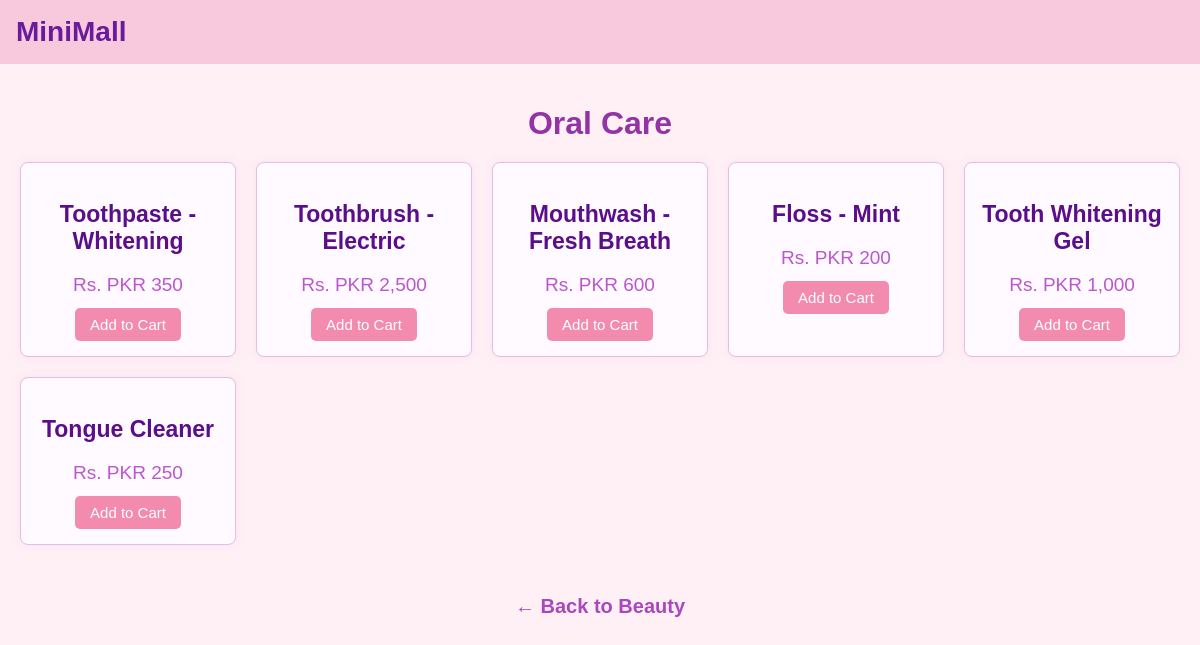
The app's page /beautyphp/oralcare.php with its own data.
### tables this page shows
CREATE TABLE CT_05_Subcategory_Items (
    category_id VARCHAR(10),   
    subcategory_id VARCHAR(10),   
    subcategory_name VARCHAR(100),   
    item_id VARCHAR(10),   
    item_name VARCHAR(100),   
    price VARCHAR(50),   
    PRIMARY KEY (category_id, subcategory_id, item_id),   
    FOREIGN KEY (category_id) REFERENCES category(category_id),   
    FOREIGN KEY (subcategory_id) REFERENCES ct_05_beauty_personal_care(subcategory_id)   
);

### beautyphp/oralcare.php (the view, shortened to what this page needs)
<?php
$conn = new mysqli("localhost", "root", "", "mall");
$sql = "SELECT item_id, item_name, price FROM ct_05_subcategory_items WHERE subcategory_id = 'BP-08'";
$result = $conn->query($sql);
?>
<!DOCTYPE html>
<html lang="en">
<head>
  <link rel="stylesheet" href="items.css" />
</head>
<body>
  <header>
    <div class="logo">MiniMall</div>
  </header>
  <div class="container">
    <h1>Oral Care</h1>
    <div class="subcategory-grid">
      <?php while($row = $result->fetch_assoc()): ?>
        <div class="subcategory-card">
          <h3><?= htmlspecialchars($row['item_name']) ?></h3>
          <p>Rs. <?= htmlspecialchars($row['price']) ?></p>
          <form method="POST" action="../add_to_cart.php">
  <button class="add-to-cart" type="submit">Add to Cart</button>
</form>
        </div>
      <?php endwhile; ?>
    </div>
  </div>
  <nav class="back-home">
    <a href="../beauty.php">← Back to Beauty</a>
  </nav>
</body>
</html>

### beautyphp/items.css (style rules this page uses)
body { font-family: sans-serif; background: #fff0f5; margin: 0; padding: 0; }
header { background-color: #f8c8dc; color: #6a1b9a; padding: 1rem; }
.logo { font-size: 28px; font-weight: bold; }
.container { padding: 20px; text-align: center; }
h1 { color: #9433a5; margin-bottom: 20px; }
.subcategory-grid { display: grid; grid-template-columns: repeat(auto-fill, minmax(200px, 1fr)); gap: 20px; margin-top: 20px; }
.subcategory-card { background-color: #fffaff; border: 1px solid #e1bee7; border-radius: 8px; padding: 15px; text-align: center; box-shadow: 0 0 10px rgba(186, 104, 200, 0.1); }
.subcategory-card h3 { font-size: 23px; color: #5a0e89; margin-bottom: 10px; }
.subcategory-card p { font-size: 19px; color: #bc56ce; margin-bottom: 12px; }
.add-to-cart { background-color: #f38bae; color: white; border: none; padding: 8px 15px; border-radius: 5px; cursor: pointer; font-size: 15px; }
.back-home { text-align: center; margin-top: 30px; font-size: 20px; }
.back-home a { text-decoration: none; color: #ab47bc; font-weight: bold; }

### records on screen
ct_05_subcategory_items: item_name "Toothpaste - Whitening", price "PKR 350"
ct_05_subcategory_items: item_name "Toothbrush - Electric", price "PKR 2,500"
ct_05_subcategory_items: item_name "Mouthwash - Fresh Breath", price "PKR 600"
ct_05_subcategory_items: item_name "Floss - Mint", price "PKR 200"
ct_05_subcategory_items: item_name "Tooth Whitening Gel", price "PKR 1,000"
ct_05_subcategory_items: item_name "Tongue Cleaner", price "PKR 250"
